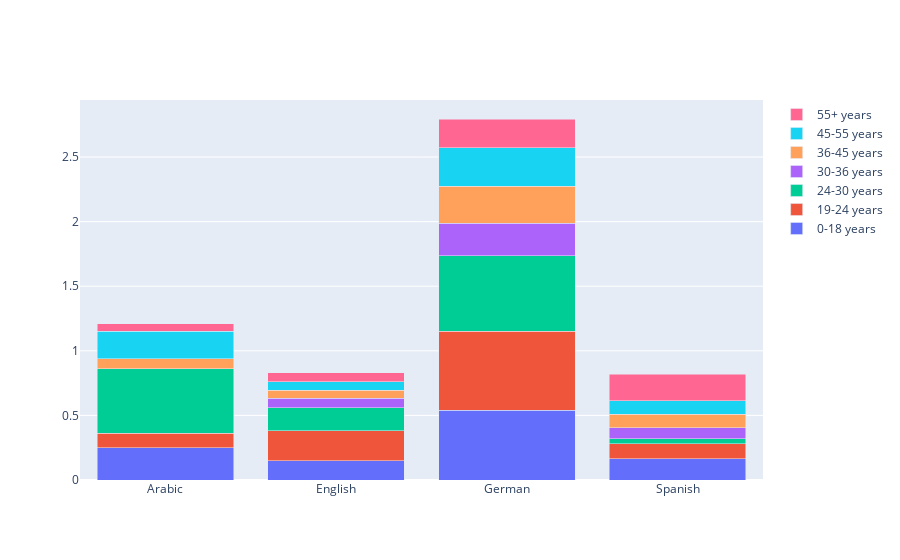

Here is the notebook cell this chart was saved with:
### Code cell
# The barmode property determines how bars at the same location coordinate are displayed on the graph. 
# Defined values are "stack" (bars stacked on top of one another), "relative", 
# (bars are stacked on top of one another, with negative values below the axis, positive values above),
# "group" (bars plotted next to one another).
fig.update_layout(barmode='stack')
fig.show()

### Figure 1 — Plotly figure (JSON) as saved in the notebook; plotly's stock layout.template omitted (floating-point values rounded to 4 significant figures)
{"data": [{"name": "0-18 years", "type": "bar", "x": ["Arabic", "English", "German", "Spanish"], "y": [0.25, 0.1495, 0.5417, 0.1628]}, {"name": "19-24 years", "type": "bar", "x": ["Arabic", "English", "German", "Spanish"], "y": [0.1111, 0.2313, 0.6087, 0.1176]}, {"name": "24-30 years", "type": "bar", "x": ["Arabic", "English", "German", "Spanish"], "y": [0.5, 0.1796, 0.5862, 0.03704]}, {"name": "30-36 years", "type": "bar", "x": ["Arabic", "English", "German", "Spanish"], "y": [null, 0.0707, 0.25, 0.08772]}, {"name": "36-45 years", "type": "bar", "x": ["Arabic", "English", "German", "Spanish"], "y": [0.07692, 0.06559, 0.2857, 0.1026]}, {"name": "45-55 years", "type": "bar", "x": ["Arabic", "English", "German", "Spanish"], "y": [0.2143, 0.0625, 0.3, 0.1064]}, {"name": "55+ years", "type": "bar", "x": ["Arabic", "English", "German", "Spanish"], "y": [0.05882, 0.07174, 0.2222, 0.2059]}], "layout": {"barmode": "stack"}}
